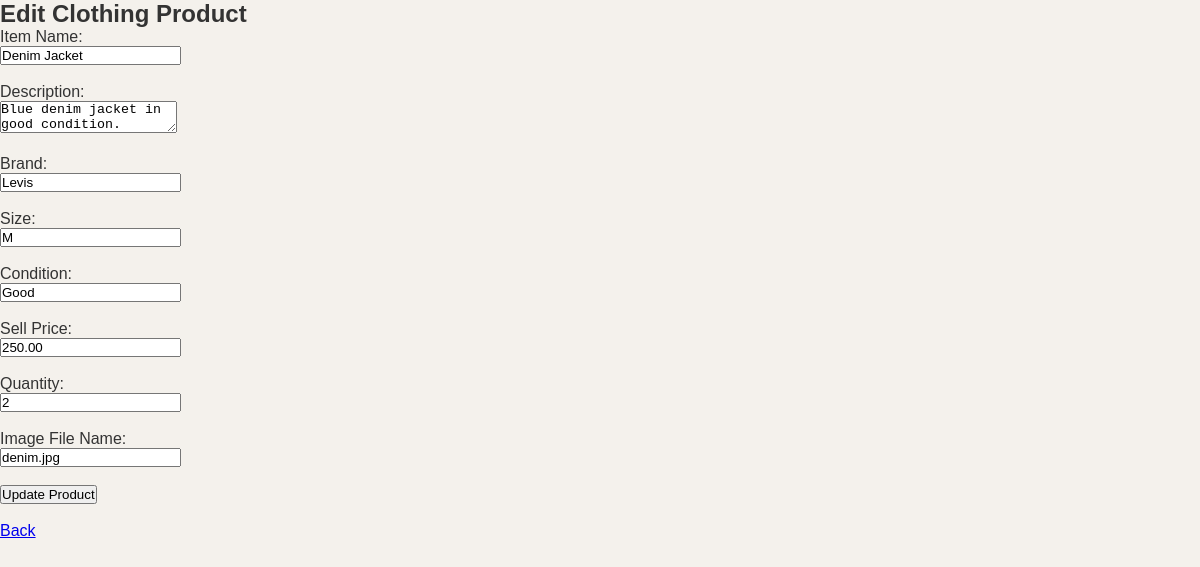
/Pastimes/editProduct.php?id=1 (signed in), run on the app's committed database.
### tables this page shows
CREATE TABLE `tblclothes` (
  `item_id` int(11) NOT NULL,
  `item_name` varchar(100) NOT NULL,
  `description` text NOT NULL,
  `brand` varchar(100) DEFAULT NULL,
  `size` varchar(20) DEFAULT NULL,
  `clothing_condition` varchar(50) DEFAULT NULL,
  `sell_price` decimal(10,2) NOT NULL,
  `quantity` int(11) DEFAULT 1,
  `image_name` varchar(255) DEFAULT NULL
);

### Pastimes/editProduct.php (the view, shortened to what this page needs)
<?php
include 'DBConn.php';
$itemId = $_GET["id"];
$sql = "SELECT * FROM tblClothes WHERE item_id = ?";
$stmt = $conn->prepare($sql);
$stmt->bind_param("i", $itemId);
$stmt->execute();
$result = $stmt->get_result();
$item = $result->fetch_assoc();
?>
<!DOCTYPE html>
<html>
<head>
    <link rel="stylesheet" href="css/style.css">
</head>
<body>
<h2>Edit Clothing Product</h2>
<form method="POST">
    <label>Item Name:</label><br>
    <input type="text" name="item_name" value="<?php echo $item['item_name']; ?>" required><br><br>
    <label>Description:</label><br>
    <textarea name="description" required><?php echo $item['description']; ?></textarea><br><br>
    <label>Brand:</label><br>
    <input type="text" name="brand" value="<?php echo $item['brand']; ?>" required><br><br>
    <label>Size:</label><br>
    <input type="text" name="size" value="<?php echo $item['size']; ?>" required><br><br>
    <label>Condition:</label><br>
    <input type="text" name="clothing_condition" value="<?php echo $item['clothing_condition']; ?>" required><br><br>
    <label>Sell Price:</label><br>
    <input type="number" step="0.01" name="sell_price" value="<?php echo $item['sell_price']; ?>" required><br><br>
    <label>Quantity:</label><br>
    <input type="number" name="quantity" value="<?php echo $item['quantity']; ?>" required><br><br>
    <label>Image File Name:</label><br>
    <input type="text" name="image_name" value="<?php echo $item['image_name']; ?>" required><br><br>
    <button type="submit">Update Product</button>
</form>
<br>
<a href="manageProducts.php">Back</a>
</body>
</html>

### Pastimes/css/style.css (style rules this page uses)
* { margin: 0; padding: 0; box-sizing: border-box; }
body { font-family: Arial, sans-serif; background-color: #f8f5f0; color: #333; }
body { background-color: #f4f1ec; font-family: Arial, sans-serif; }

### data on the page
tblclothes: item_name "Denim Jacket", description "Blue denim jacket in good condition.", brand "Levis", size "M", clothing_condition "Good", sell_price "250.00", quantity "2", image_name "denim.jpg"
